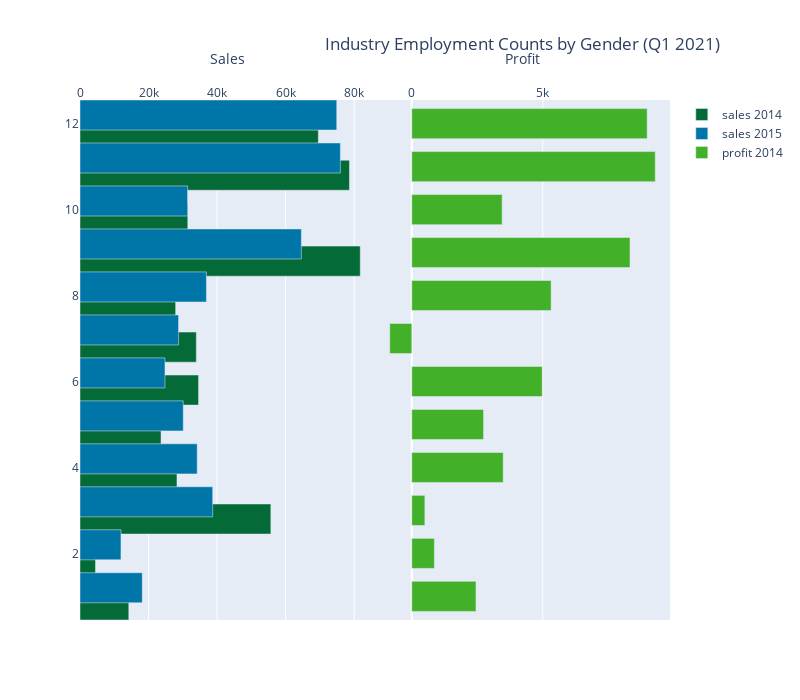

Notebook source saved alongside this figure:
### Code cell
fig.update_xaxes(showticklabels=True,title_text="Sales", row=1, col=1)
fig.update_xaxes(showticklabels=True,title_text="Profit", row=1, col=2)

fig.update_layout(title_text="Industry Employment Counts by Gender (Q1 2021)", 
                  width=800, 
                  height=700,
                  title_x=0.9,
                  xaxis1={'side': 'top'},
                  xaxis2={'side': 'top'})

fig.show()

### Figure 1 — Plotly figure (JSON) as saved in the notebook; plotly's stock layout.template omitted (floating-point values rounded to 4 significant figures)
{"data": [{"marker": {"color": "#046A38"}, "name": "sales 2014", "orientation": "h", "showlegend": true, "textposition": "inside", "type": "bar", "width": 0.7, "x": [14240.0, 4520.0, 55690.0, 28300.0, 23650.0, 34600.0, 33950.0, 27910.0, 81780.0, 31450.0, 78630.0, 69550.0], "xaxis": "x", "y": [1, 2, 3, 4, 5, 6, 7, 8, 9, 10, 11, 12], "yaxis": "y"}, {"marker": {"color": "#0076A8"}, "name": "sales 2015", "orientation": "h", "showlegend": true, "type": "bar", "width": 0.7, "x": [18170.0, 11950.0, 38730.0, 34200.0, 30130.0, 24800.0, 28770.0, 36900.0, 64600.0, 31400.0, 75970.0, 74920.0], "xaxis": "x", "y": [1, 2, 3, 4, 5, 6, 7, 8, 9, 10, 11, 12], "yaxis": "y"}, {"marker": {"color": "#43B02A"}, "name": "profit 2014", "orientation": "h", "showlegend": true, "textposition": "inside", "type": "bar", "width": 0.7, "x": [2450.0, 862.3, 498.7, 3489.0, 2739.0, 4977.0, -841.5, 5318.0, 8328.0, 3448.0, 9292.0, 8984.0], "xaxis": "x2", "y": [1, 2, 3, 4, 5, 6, 7, 8, 9, 10, 11, 12], "yaxis": "y2"}], "layout": {"barmode": "group", "height": 700, "title": {"text": "Industry Employment Counts by Gender (Q1 2021)", "x": 0.9}, "width": 800, "xaxis": {"anchor": "y", "domain": [0, 0.5], "showticklabels": true, "side": "top", "title": {"text": "Sales"}}, "xaxis2": {"anchor": "y2", "domain": [0.5, 1], "showticklabels": true, "side": "top", "title": {"text": "Profit"}}, "yaxis": {"anchor": "x", "domain": [0, 1]}, "yaxis2": {"anchor": "x2", "domain": [0, 1], "matches": "y", "showticklabels": false}}}
